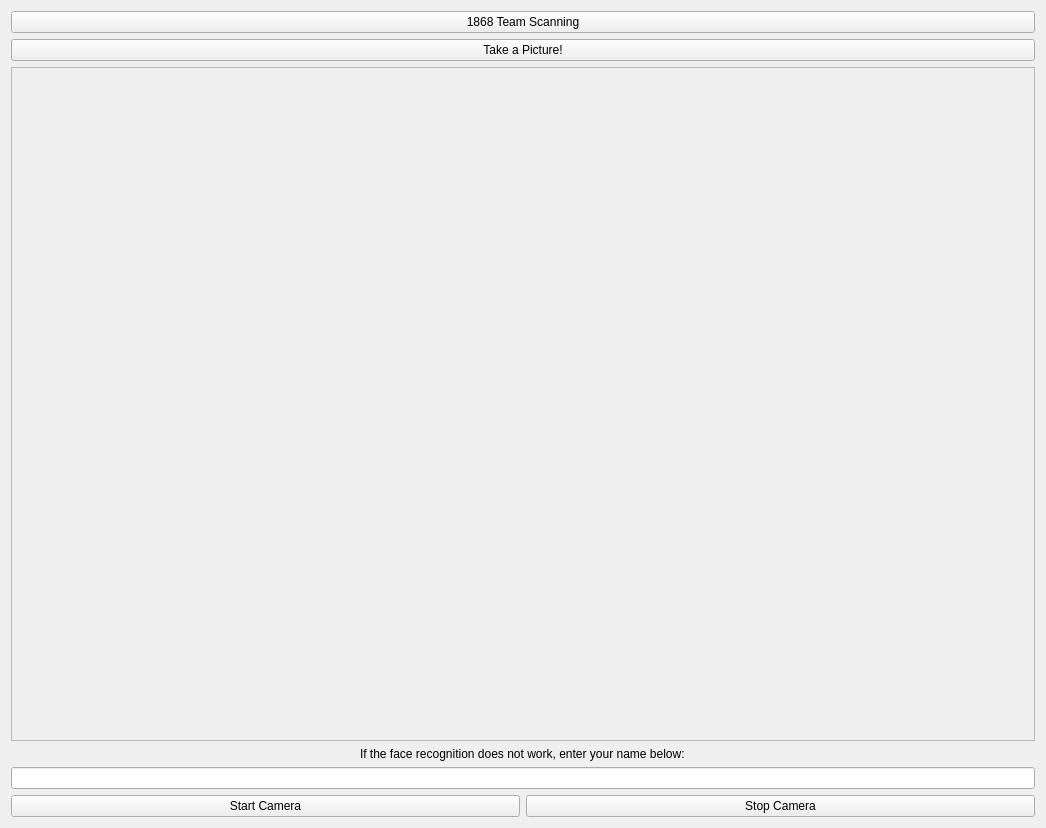
<?xml version="1.0" encoding="UTF-8"?>
<ui version="4.0">
 <class>Widget</class>
 <widget class="QWidget" name="Widget">
  <property name="geometry">
   <rect>
    <x>0</x>
    <y>0</y>
    <width>1046</width>
    <height>828</height>
   </rect>
  </property>
  <property name="windowTitle">
   <string>Widget</string>
  </property>
  <layout class="QVBoxLayout" name="verticalLayout">
   <item>
    <widget class="QPushButton" name="scanPushButton">
     <property name="text">
      <string>1868 Team Scanning</string>
     </property>
    </widget>
   </item>
   <item>
    <widget class="QPushButton" name="takePicButton">
     <property name="text">
      <string>Take a Picture!</string>
     </property>
    </widget>
   </item>
   <item>
    <widget class="QScrollArea" name="scrollArea">
     <property name="widgetResizable">
      <bool>true</bool>
     </property>
     <widget class="QWidget" name="scrollAreaWidgetContents">
      <property name="geometry">
       <rect>
        <x>0</x>
        <y>0</y>
        <width>1020</width>
        <height>637</height>
       </rect>
      </property>
     </widget>
    </widget>
   </item>
   <item alignment="Qt::AlignHCenter">
    <widget class="QLabel" name="nameLineLabel">
     <property name="text">
      <string>If the face recognition does not work, enter your name below:</string>
     </property>
    </widget>
   </item>
   <item>
    <widget class="QLineEdit" name="nameLine">
     <property name="whatsThis">
      <string>&lt;html&gt;&lt;head/&gt;&lt;body&gt;&lt;p&gt;&lt;br/&gt;&lt;/p&gt;&lt;/body&gt;&lt;/html&gt;</string>
     </property>
     <property name="text">
      <string/>
     </property>
    </widget>
   </item>
   <item>
    <layout class="QHBoxLayout" name="horizontalLayout">
     <item>
      <widget class="QPushButton" name="startButton">
       <property name="text">
        <string>Start Camera</string>
       </property>
      </widget>
     </item>
     <item>
      <widget class="QPushButton" name="stopButton">
       <property name="text">
        <string>Stop Camera</string>
       </property>
      </widget>
     </item>
    </layout>
   </item>
  </layout>
 </widget>
 <layoutdefault spacing="6" margin="11"/>
 <resources/>
 <connections/>
</ui>
